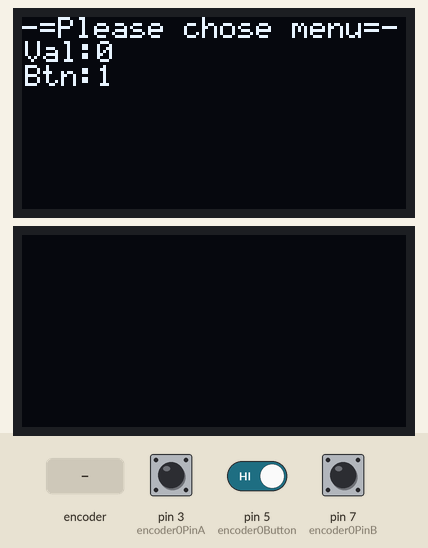
A sketch run on a simulated Arduino Nano, built with avr-gcc and run on an emulated ATmega328P. On the bench: 2 × 128×64 one-colour display. The inputs (shaded band) are chosen by the test bench; at power-on: pin 5 (encoder0Button) HIGH, pin 3 (encoder0PinA) HIGH, pin 7 (encoder0PinB) HIGH. What the sketch prints to the serial monitor is not drawn.

Above: at 1.6 s.
1.7 s: rotary encoder on pin 3 (encoder0PinA) / pin 7 (encoder0PinB) turned 3 steps (first pin leading)
At 3.1 s:
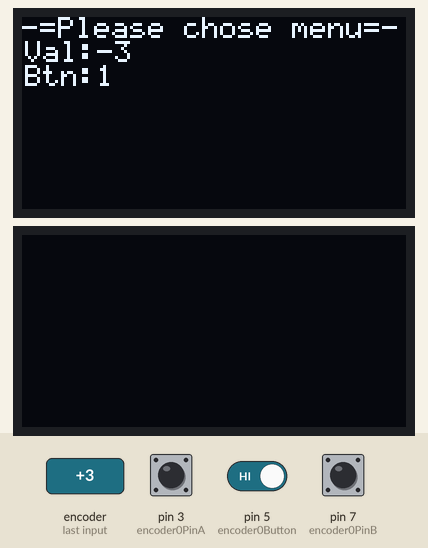
3.8 s: pin 5 (encoder0Button) driven LOW
At 4.3 s:
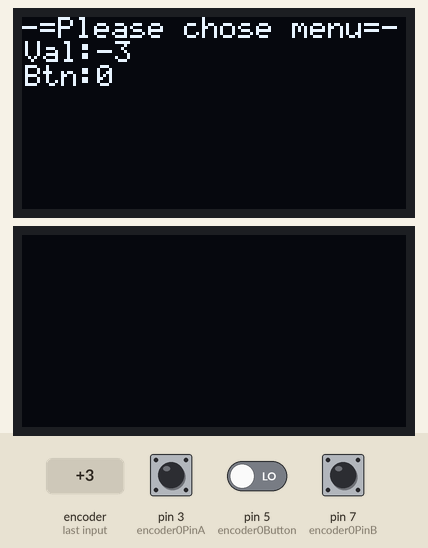
Timing chart, 0 to 6.8 s (numbered marks = the images above; inputs shaded):
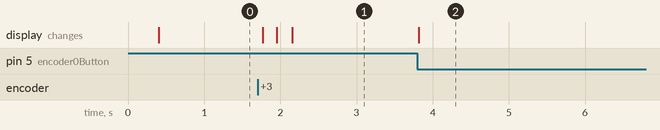

The sketch:

kruNanoEncoder.ino
```cpp
#include <Arduino.h>
#include "SSD1306Ascii.h"
#include "SSD1306AsciiAvrI2c.h"

#include "kru_encoder.h"
#include "LinkedList.h"
#include "kru_menu.h"
#include "kru_screen.h"
#include "kru_menu_sets.h"
// 0X3C+SA0 - 0x3C or 0x3D
#define I2C_ADDRESS 0x3C

SSD1306AsciiAvrI2c oled;

int encoder0PinA = PD3;
int encoder0PinB = PD7;
int encoder0Button = PD5;

KRuEncoder encoder(true);
KRuMenu menu = KRuMenu();

String getType(String a) { return "String"; };
String getType(KRuScreenSSD1306 a) { return "KRuScreenSSD1306"; };
String getType(KRuScreen a) { return "KRuScreen"; };

KRuMenuPlusMinus m2=KRuMenuPlusMinus(String("aaa"), 1.0f, 10.0f, 0.0f, &KRuScreenSSD1306(oled));

KRuMenuItemClickResponse logClick(String item)
{
  Serial.println("Click call back for:" + item);
}

void setup()
{
  // initialize serial communication at 9600 bits per second:
  pinMode(encoder0PinA, INPUT);
  pinMode(encoder0PinB, INPUT);
  pinMode(encoder0Button, INPUT);
  Serial.begin(9600);
  oled.begin(&Adafruit128x64, I2C_ADDRESS);
  oled.setI2cClock(444000);
  oled.setFont(System5x7);
  oled.clear();
  oled.print("-=Please chose menu=-");
  menu.screen = new KRuScreenSSD1306(oled);
  Serial.println("Type:" + getType(*menu.screen));
  Serial.println("KRU:switch classed Encoder v2.0");
  Serial.println("Oled rows:" + String(oled.displayRows()));
  Serial.println("Oled cols:" + String(oled.displayWidth() / (oled.fontWidth() + oled.letterSpacing())));
  m2.screen =  new KRuScreenSSD1306(oled);// = &KRuMenuPlusMinus(String("aaa"), 1.0f, 10.0f, 0.0f, &KRuScreenSSD1306(oled));
  m2.firstCol = 3;
  m2.firstRow = 3;
  String menuItems[] = {
      "Set Timer 1",
      "Set Timer 2",
      "Set Probe 1 Temp",
      "Set Probe 2 Temp",
      "Probe 1 Controller",
      "Probe 2 Controller",
      "Advanced Settings",
      ""};
  for (int i = 0; i < 7; i++)
  {
    //menu.menuItems.add(menuItems[i]);
    menu.addMenuItem(menuItems[i], LinkedList<KRuMenuItem>(), logClick);
  }
  Serial.println("Menu itinitialized...");
  menu.currentItem = 0;
  menu.maxItem = menu.menuItems.size() - 1;
  menu.firstCol = 1;
  menu.firstRow = 3;
  Serial.println("Before first draw...");
  draw(encoder.encoder0Pos, encoder.encoder0BtnLast);
  Serial.println("After first draw...");
}

void encIsrPinA()
{
  encoder.update(digitalRead(encoder0PinA), digitalRead(encoder0PinB), digitalRead(encoder0Button));
}

void encIsrPinBtn()
{
  encoder.update(digitalRead(encoder0PinA), digitalRead(encoder0PinB), digitalRead(encoder0Button));
}

void draw2(int encVal, int btnX)
{
  oled.setCursor(1, 1);
  oled.println("Val:" + String(encVal) + "    ");
  oled.setCursor(1, 2);
  oled.println("Btn:" + String(btnX) + "    ");
  Serial.print(encVal);
  Serial.print("/");
  Serial.print("\nButton:");
  Serial.println(btnX);
  for (int i = 0; i < menu.menuItems.size(); i++)
  {
    oled.setCursor(1, 3 + i);
    oled.println(menu.currentItem == i ? ">" + menu.menuItems.get(i).menuItem : " " + menu.menuItems.get(i).menuItem);
  }
  Serial.println(menu.menuItems.get(menu.currentItem).menuItem);
}

void draw(int encVal, int btnX)
{
  oled.setCursor(1, 1);
  oled.println("Val:" + String(encVal) + "    ");
  oled.setCursor(1, 2);
  oled.println("Btn:" + String(btnX) + "    ");
  Serial.print(String(encVal));
  Serial.print("/");
  Serial.print("\nButton:");
  Serial.println(String(btnX));
  //menu.draw();
  m2.draw();
  Serial.println(menu.menuItems.get(menu.currentItem).menuItem);
}

// the loop routine runs over and over again forever:
void loop()
{
  encoder.update(digitalRead(encoder0PinA), digitalRead(encoder0PinB), digitalRead(encoder0Button));

  if (encoder.hasChanged)
  {
    //menu.update((BOTH == encoder.lastChange || ROTATOR == encoder.lastChange) ? encoder.encoder0Dir : 0, encoder.encoder0BtnLast);
    if (true)
    {
     // Serial.println("m2 is not null-!!!");
      m2.update((BOTH == encoder.lastChange || ROTATOR == encoder.lastChange) ? encoder.encoder0Dir : 0, encoder.encoder0BtnLast);
     // Serial.println("m2 is null!!!+");
    }
    else
    {
      Serial.println("m2 is null!!!");
    }
    Serial.println("Last Change:" + String(encoder.lastChange));
    draw(encoder.encoder0Pos, encoder.encoder0BtnLast);
  }
}
```

Measured:
- after the input at 1.7 s, the display: first changes after 0.07 s (image 1 shows a later state)
- after the input at 3.8 s, the display: changes at once (image 2)
